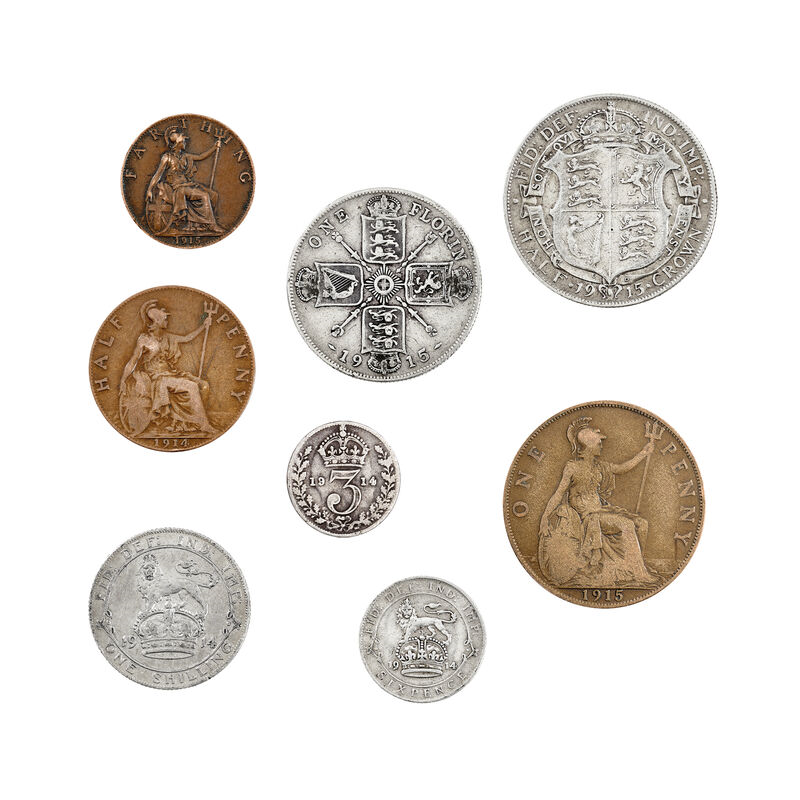
#> input picture Imagens/coins.png, 800 x 800 px
$ python aplicar_sobel_prewitt.py   (older library calls are emulated)
#> lines starting #> are read from the running program, lines starting #| are printed output that depends on the picture
import cv2
import numpy as np

# ler a imagem

imagem = cv2.imread('../../Imagens/coins.png')
#> imagem is the input picture: shape (800, 800, 3); mean B, G, R 219, 223.9, 228.3


# converter para escala de cinza

imagem_cinza = cv2.cvtColor(imagem,cv2.COLOR_BGR2GRAY)
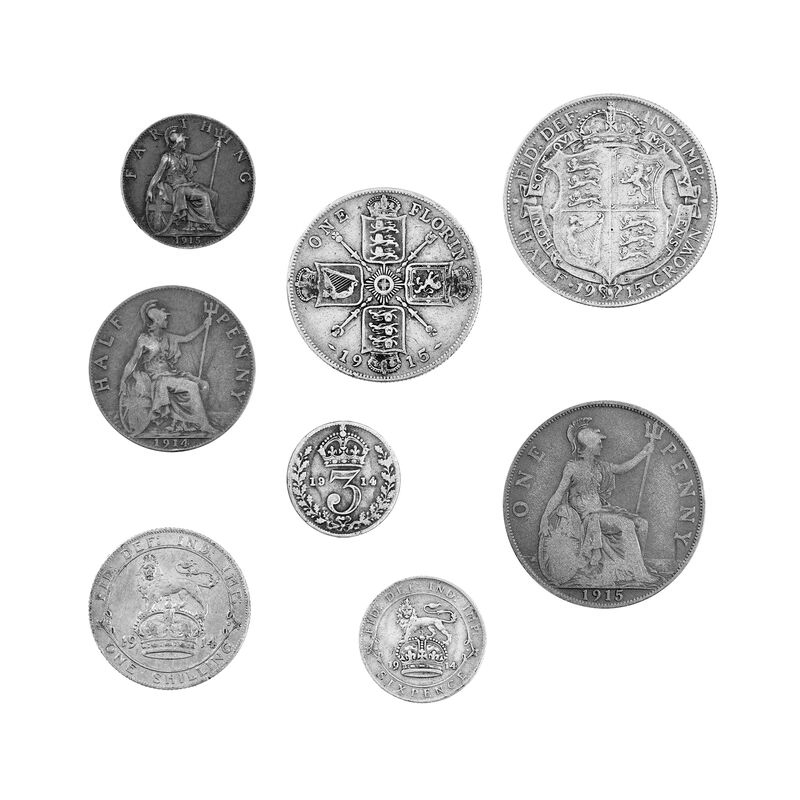
#> imagem_cinza: shape (800, 800); min 0, max 255, mean 224.7


# aplicar o filtro Sobel para detecção de bordas nas direções x, y e xy
sobel_x = cv2.Sobel(imagem_cinza, cv2.CV_64F, 1, 0, ksize=5)
sobel_y = cv2.Sobel(imagem_cinza, cv2.CV_64F, 0, 1, ksize=5)
sobel_xy = cv2.Sobel(imagem_cinza, cv2.CV_64F,1,1,ksize=5)
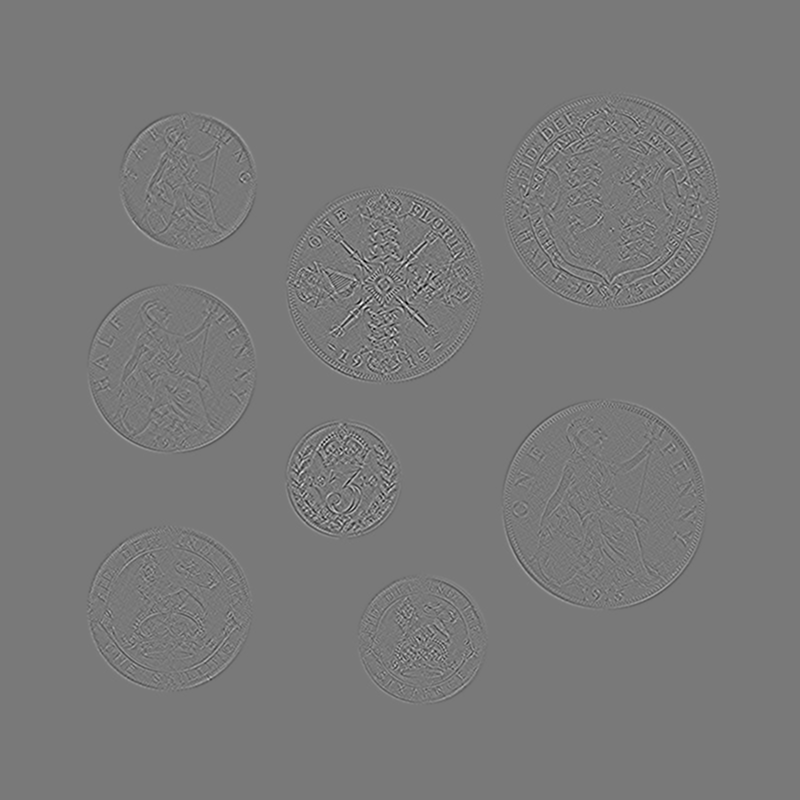
#> sobel_xy: shape (800, 800) float64; min -3468, max 3810, mean 0; drawn with min black and max white

# definir o kernel do filtro Prewitt para detecção de bordas nas direções x e y
kernel_x = np.array([[-1, 0, 1], [-1, 0, 1], [-1, 0, 1]], dtype=np.float32)
kernel_y = np.array([[-1, -1, -1], [0, 0, 0], [1, 1, 1]], dtype=np.float32)

# aplicar o filtro Prewitt nas direções x e y
prewitt_x = cv2.filter2D(imagem, -1, kernel_x)
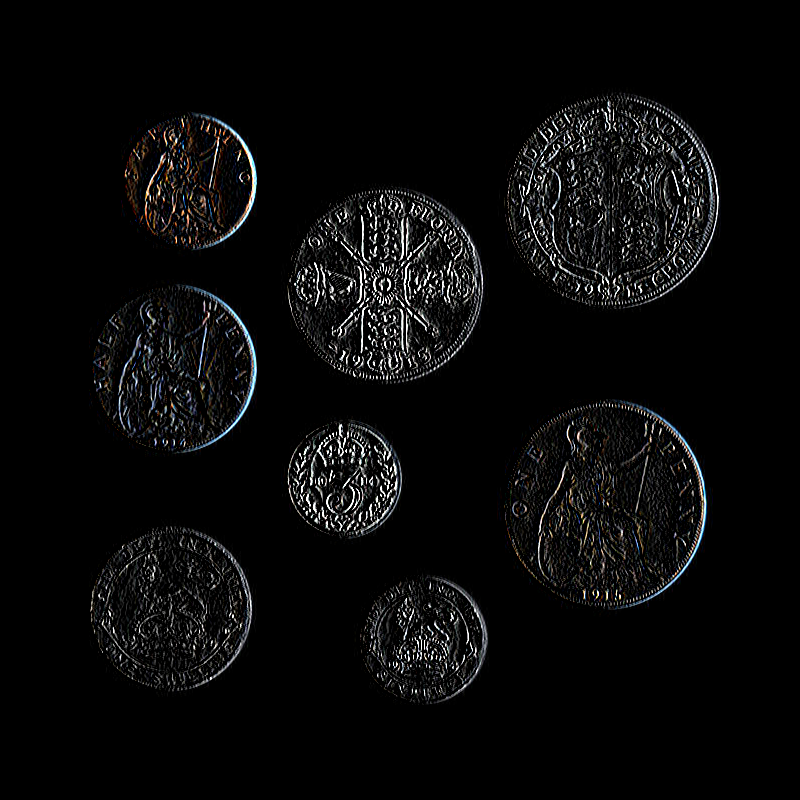
#> prewitt_x: shape (800, 800, 3); mean B, G, R 10, 9.9, 9.9
prewitt_y = cv2.filter2D(imagem, -1, kernel_y)
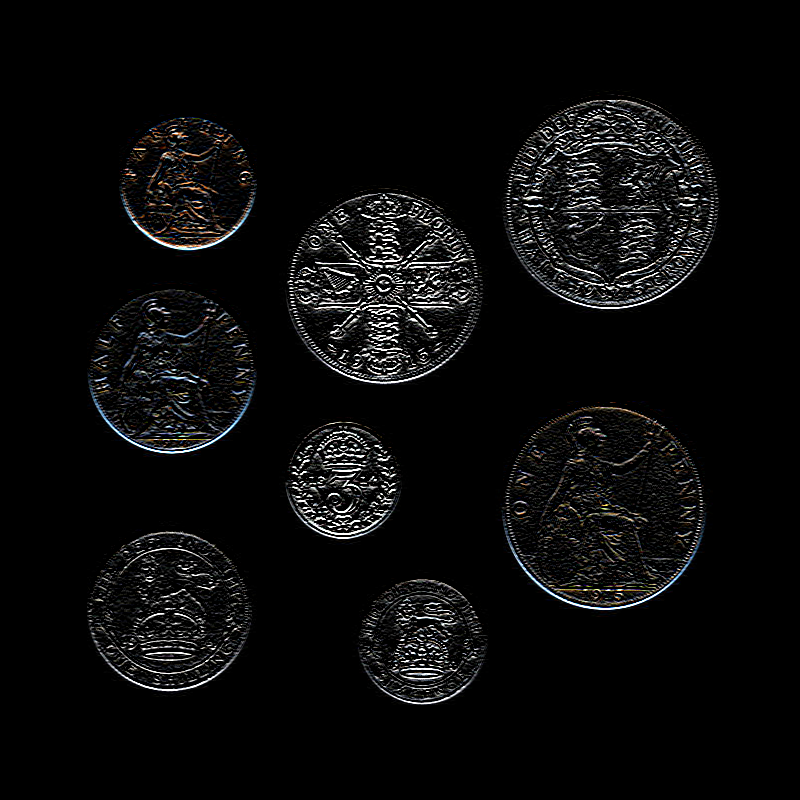
#> prewitt_y: shape (800, 800, 3); mean B, G, R 10.8, 10.7, 10.7

# armazenar imagens
cv2.imwrite("sobel_x.png", sobel_x)
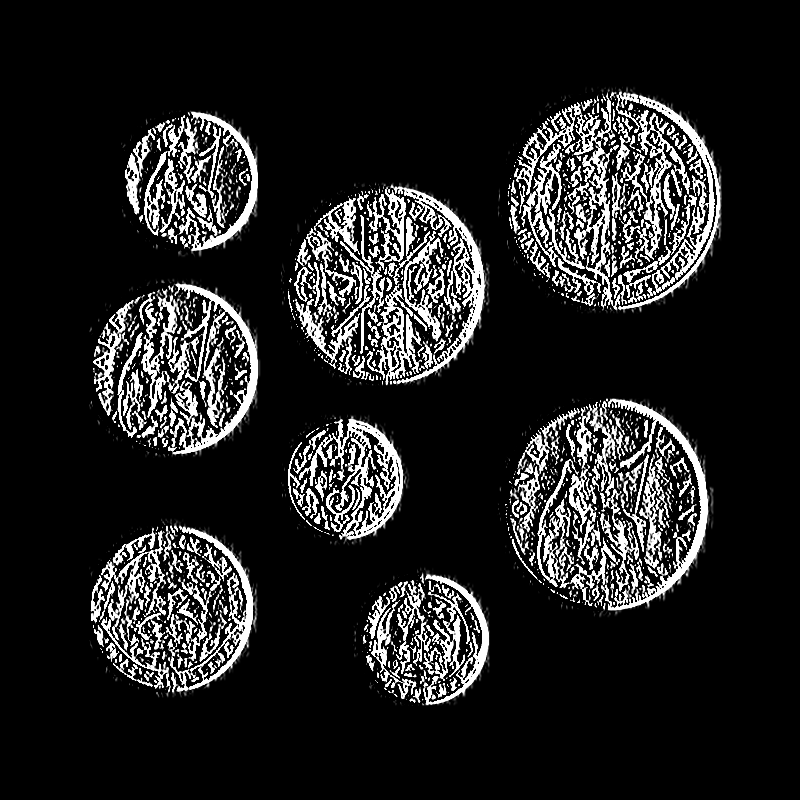
#> saved as sobel_x.png: shape (800, 800); min 0, max 255, mean 33.8
cv2.imwrite("sobel_y.png", sobel_y)
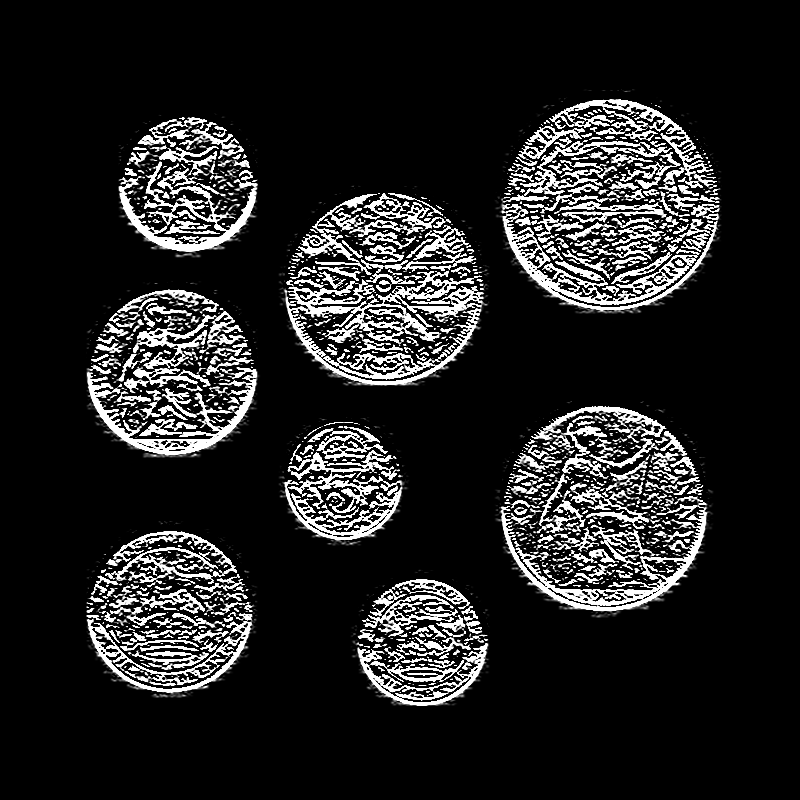
#> saved as sobel_y.png: shape (800, 800); min 0, max 255, mean 34.1
cv2.imwrite("sobel_xy.png", sobel_xy)
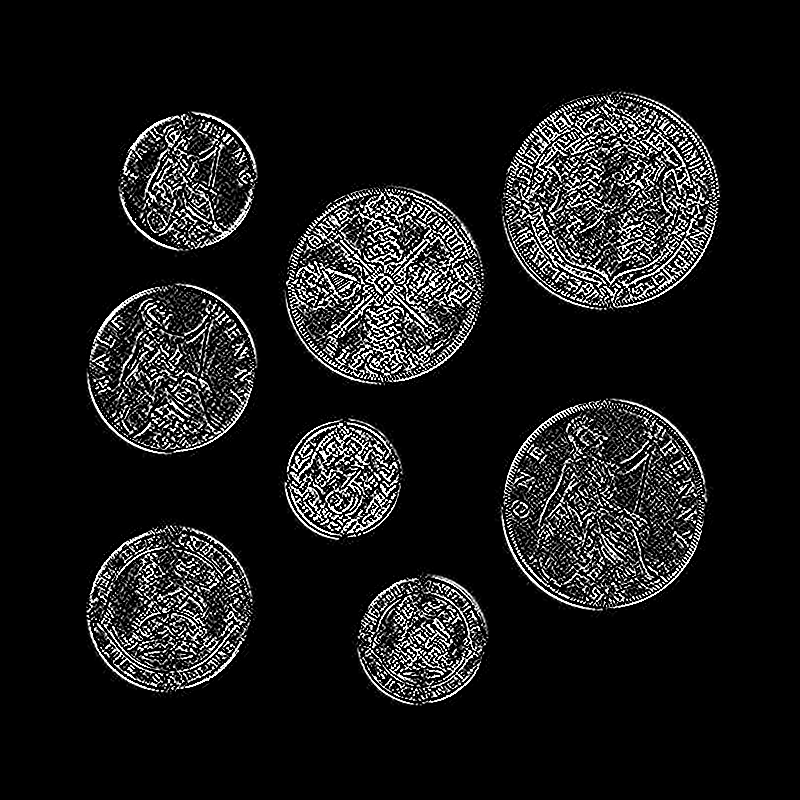
#> saved as sobel_xy.png: shape (800, 800); min 0, max 255, mean 24.7
cv2.imwrite("prewitt_x.png", prewitt_x)
cv2.imwrite("prewitt_y.png", prewitt_y)

$ run again, with Imagens/imagem.png copied over Imagens/coins.png
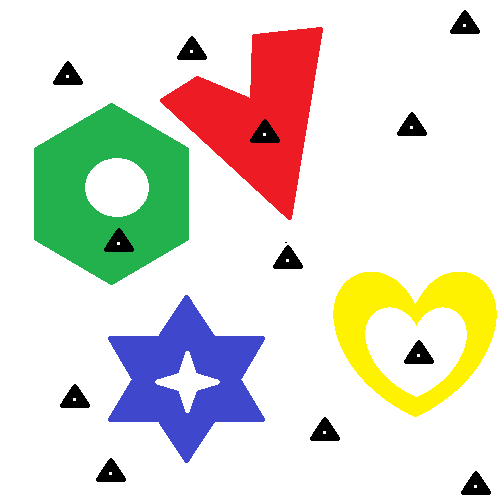
#> input picture Imagens/imagem.png, 500 x 500 px
#> imagem is the input picture: shape (500, 500, 3); mean B, G, R 210.8, 221, 223.1
#> `sobel_xy = cv2.Sobel(imagem_cinza, cv2.CV_64F,1,1,ksize=5)`:
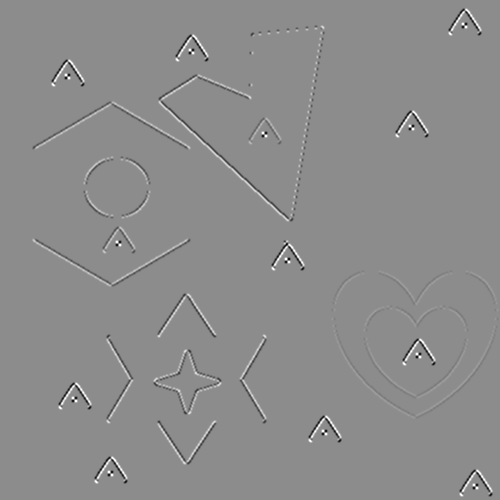
#> sobel_xy: shape (500, 500) float64; min -2805, max 2295, mean 0; drawn with min black and max white
#> `cv2.imwrite("sobel_xy.png", sobel_xy)`:
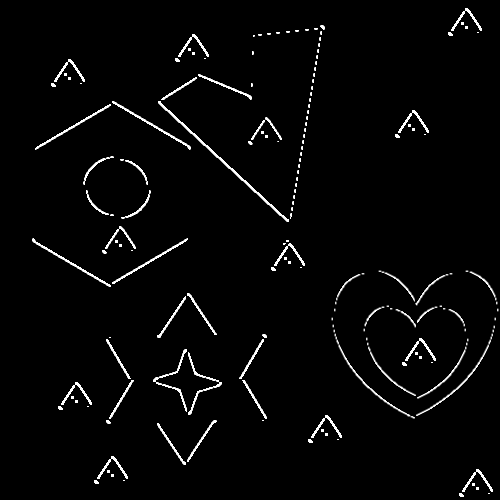
#> saved as sobel_xy.png: shape (500, 500); min 0, max 255, mean 6.8
